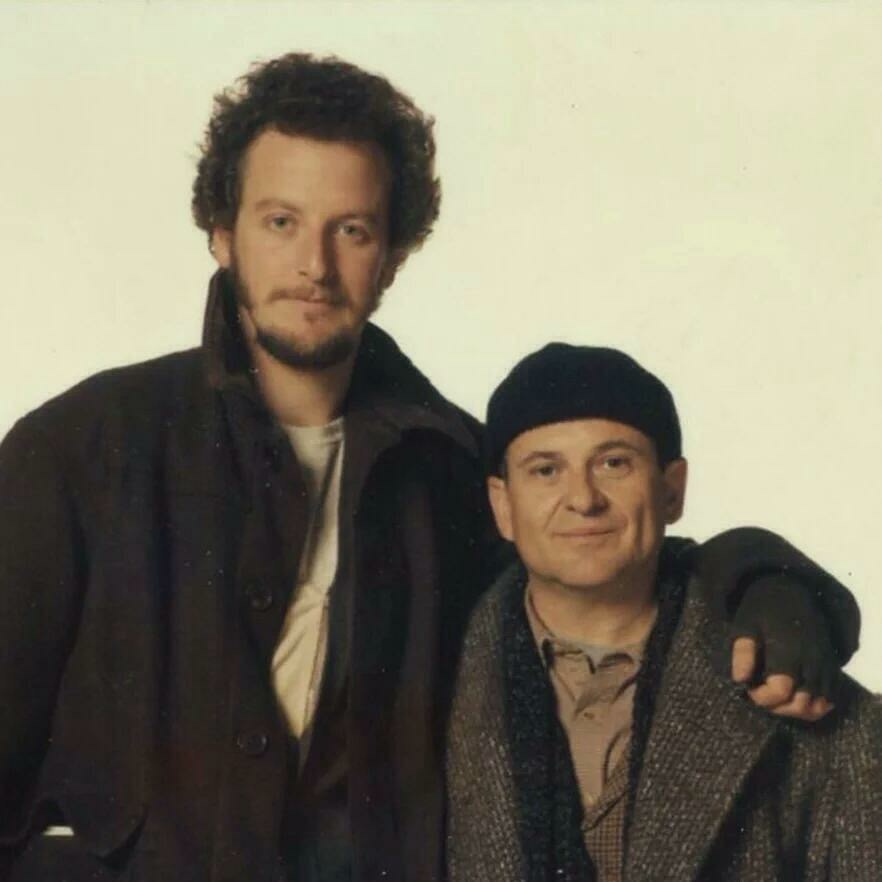
#> input picture pic1.JPG, 882 x 882 px
$ python facerec.py
#> lines starting #> are read from the running program, lines starting #| are printed output that depends on the picture; after the words box and inside, x2 and y2 are one past the last pixel; in counts of white or black regions, pixels touching at a corner belong together
import cv2

face_cascade = cv2.CascadeClassifier('haarcascade_frontalface_default.xml')

img = cv2.imread('pic1.JPG')
#> img is the input picture: shape (882, 882, 3); mean B, G, R 104.3, 121.1, 126.6

gray = cv2.cvtColor(img, cv2.COLOR_BGR2BGRA)

faces = face_cascade.detectMultiScale(gray, 1.9, 4)
#> faces = [[233, 166, 165, 165], [499, 406, 165, 165]]

for (x, y, w, h) in faces:
    cv2.rectangle(img, (x,y), (x+w, y+h), (255, 0, 0,), 2)
#> this loop made 2 passes
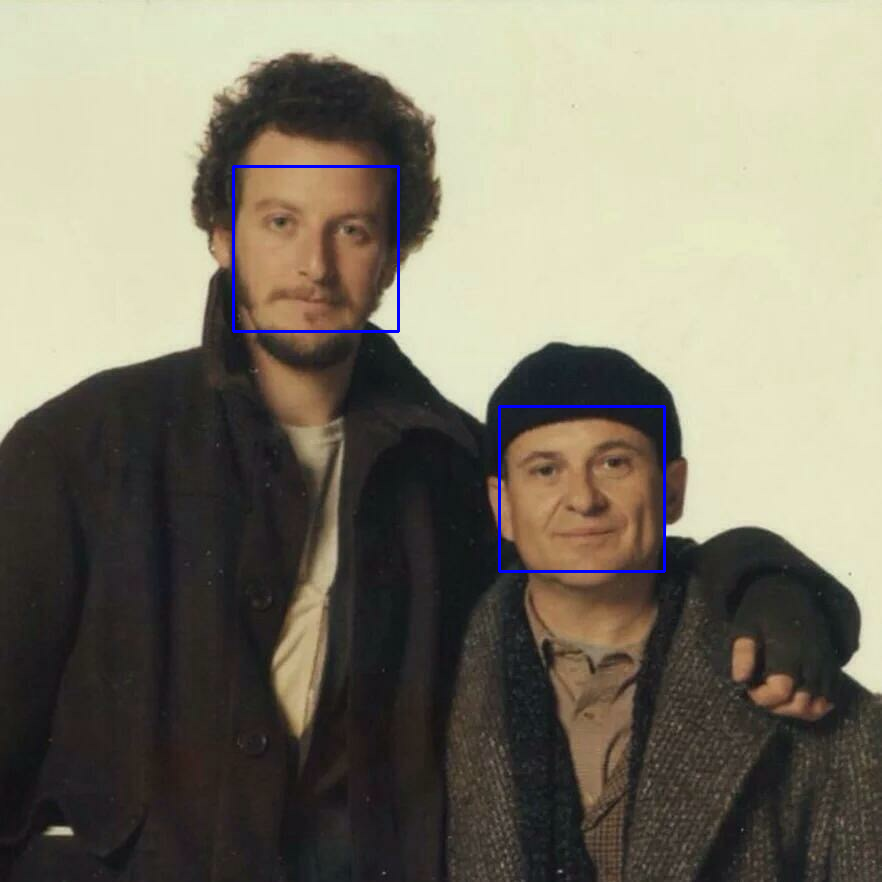
#> img: shape (882, 882, 3); 0.51% of pixels changed, all inside (x1, y1, x2, y2) = (232, 165, 666, 573)

cv2.imshow('img', img)
cv2.waitKey()
